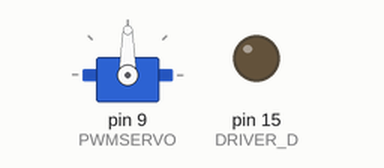
Simulated run of this sketch. Board: Arduino Uno, built with avr-gcc and run on an emulated ATmega328P. On the bench: servo, output pins drawn as LEDs (lit = HIGH). Pins used as bus, display or sensor lines are not drawn; what the sketch prints to the serial monitor is not drawn.

Above: at 0.5 s.
At 2.1 s:
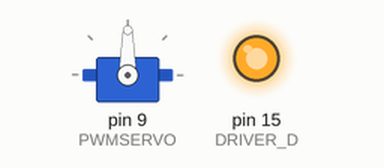
Timing chart, 0 to 5.9 s (numbered marks = the images above):
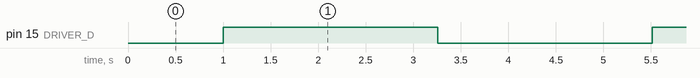

The sketch:

SIAPUJIAN_STEPPER_SERVO_PWMMANUAL.ino
```cpp
/*

   SIAP UJIAN STEPPER DAN SERVO
*/

#include <Servo.h>
Servo myservo;
int derajat;
int incomingByte = 0;

#define DRIVER_E 14 // enable
#define DRIVER_D 15 // direction
#define DIRECT_A 16
#define DIRECT_B 17
#define DIRECT_C 18
#define DIRECT_D 19

#define PWMSERVO 9
#define PWMSTEPPER 11

void setup() {
  // put your setup code here, to run once:
  pinMode(DRIVER_D, OUTPUT);
  pinMode(PWMSTEPPER, OUTPUT);
  Serial.begin(9600);
  myservo.attach(9);
}

void loop() {
    StepperMotor();
  //  ServoMotor();
  //    ContinuousServo();
  //  ServoLib();
}

void StepperMotor()
{
  // put your main code here, to run repeatedly:
  //min 420
  //total delaymicroseconds * k = time
  delay(1000);
  digitalWrite(DRIVER_D, HIGH); // HIGH = CW, LOW = CCW
  int startt = millis();
  for (int k = 0; k < 50; k++) { //step
    digitalWrite(PWMSTEPPER, HIGH);
    delayMicroseconds(12500);
    digitalWrite(PWMSTEPPER, LOW);
    delayMicroseconds(12500);
    Serial.println(k);
  }

  int endd = millis() - startt;
  delay(1000);
  Serial.print(endd);
  digitalWrite(DRIVER_D, LOW); // HIGH = CW, LOW = CCW
  for (int k = 0; k < 50; k++) { //step
    digitalWrite(PWMSTEPPER, HIGH);
    delayMicroseconds(12500);
    digitalWrite(PWMSTEPPER, LOW);
    delayMicroseconds(12500);
    Serial.println(k);
  }
}

void ServoMotor()
{
  delay(1000);
  for (int k = 0; k < 255; k++) { //FASTPWM
    digitalWrite(PWMSERVO, HIGH);
    delayMicroseconds(1165.7459);
    digitalWrite(PWMSERVO, LOW);
    delayMicroseconds(18834.254);
    Serial.println(k);
  }

  delay(1000);
  for (int k = 0; k < 255; k++) { //FASTPWM
    digitalWrite(PWMSERVO, HIGH);
    delayMicroseconds(1828.7293);
    digitalWrite(PWMSERVO, LOW);
    delayMicroseconds(18171.2707);
    Serial.println(k);
  }
}

void ContinuousServo()
{
  delay(1000);
  for (int k = 0; k < 255; k++) { //FASTPWM
    digitalWrite(PWMSERVO, HIGH);
    delayMicroseconds(900);
    digitalWrite(PWMSERVO, LOW);
    delayMicroseconds(18100);
    Serial.println(k);
  }

  delay(1000);
  for (int k = 0; k < 255; k++) { //FASTPWM
    digitalWrite(PWMSERVO, HIGH);
    delayMicroseconds(2100);
    digitalWrite(PWMSERVO, LOW);
    delayMicroseconds(17900);
    Serial.println(k);
  }
}

void ServoLib()
{
  if (Serial.available()) {
    incomingByte = Serial.read();
    switch (incomingByte) {
      case '1':
        derajat = 0;
        break;
      case '2':
        derajat = 180;
        break;
      case '3':
        derajat = 30;
        break;
      case '4':
        derajat = 150;
        break;
      default:
        break;
    }
    Serial.print("IncomingAngle: ");
    Serial.println(derajat);
    myservo.write(derajat);
  }
}
```

Measured:
- by itself, pin 15 (DRIVER_D): alternates HIGH for 2.3 s and LOW for 2.3 s
